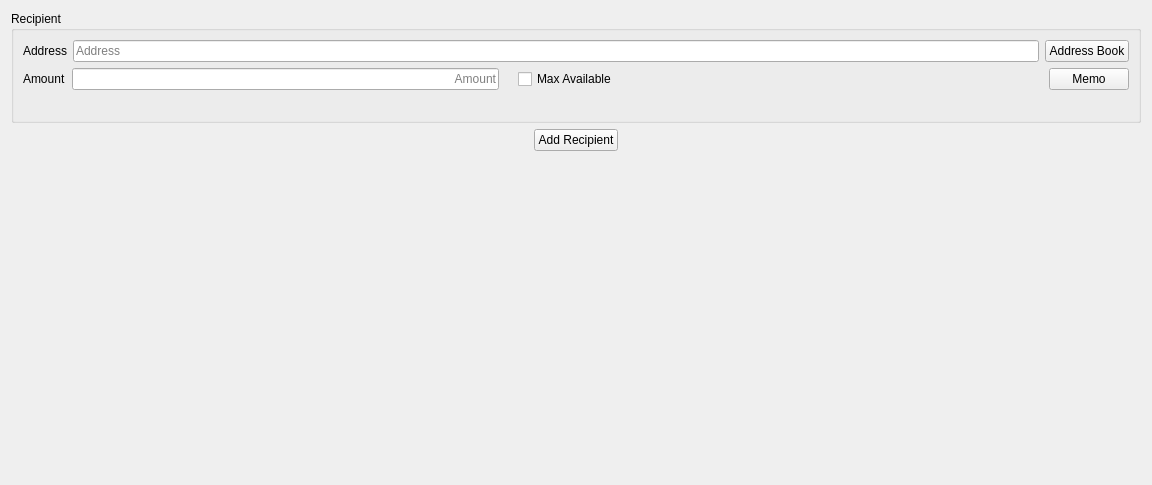
             <widget class="QWidget" name="sendToWidgets">
              <property name="geometry">
               <rect>
                <x>0</x>
                <y>0</y>
                <width>1152</width>
                <height>485</height>
               </rect>
              </property>
              <layout class="QVBoxLayout" name="sendToLayout">
               <item>
                <widget class="QGroupBox" name="verticalGroupBox">
                 <property name="title">
                  <string>Recipient</string>
                 </property>
                 <layout class="QVBoxLayout" name="sendAddressLayout">
                  <item>
                   <layout class="QHBoxLayout" name="horizontalLayout_12">
                    <item>
                     <widget class="QLabel" name="label_4">
                      <property name="text">
                       <string>Address</string>
                      </property>
                     </widget>
                    </item>
                    <item>
                     <widget class="QLineEdit" name="Address1">
                      <property name="placeholderText">
                       <string>Address</string>
                      </property>
                     </widget>
                    </item>
                    <item>
                     <widget class="QPushButton" name="AddressBook1">
                      <property name="text">
                       <string>Address Book</string>
                      </property>
                     </widget>
                    </item>
                   </layout>
                  </item>
                  <item>
                   <layout class="QHBoxLayout" name="horizontalLayout_13">
                    <item>
                     <widget class="QLabel" name="label_6">
                      <property name="text">
                       <string>Amount</string>
                      </property>
                     </widget>
                    </item>
                    <item>
                     <widget class="QLineEdit" name="Amount1">
                      <property name="baseSize">
                       <size>
                        <width>200</width>
                        <height>0</height>
                       </size>
                      </property>
                      <property name="alignment">
                       <set>Qt::AlignRight|Qt::AlignTrailing|Qt::AlignVCenter</set>
                      </property>
                      <property name="placeholderText">
                       <string>Amount</string>
                      </property>
                     </widget>
                    </item>
                    <item>
                     <widget class="QLabel" name="AmtUSD1">
                      <property name="text">
                       <string/>
                      </property>
                     </widget>
                    </item>
                    <item>
                     <widget class="QCheckBox" name="Max1">
                      <property name="text">
                       <string>Max Available</string>
                      </property>
                     </widget>
                    </item>
                    <item>
                     <spacer name="horizontalSpacer_4">
                      <property name="orientation">
                       <enum>Qt::Horizontal</enum>
                      </property>
                      <property name="sizeHint" stdset="0">
                       <size>
                        <width>40</width>
                        <height>20</height>
                       </size>
                      </property>
                     </spacer>
                    </item>
                    <item>
                     <widget class="QPushButton" name="MemoBtn1">
                      <property name="enabled">
                       <bool>true</bool>
                      </property>
                      <property name="toolTip">
                       <string/>
                      </property>
                      <property name="text">
                       <string>Memo</string>
                      </property>
                     </widget>
                    </item>
                   </layout>
                  </item>
                  <item>
                   <widget class="QLabel" name="MemoTxt1">
                    <property name="font">
                     <font>
                      <pointsize>10</pointsize>
                     </font>
                    </property>
                    <property name="text">
                     <string/>
                    </property>
                    <property name="wordWrap">
                     <bool>true</bool>
                    </property>
                   </widget>
                  </item>
                 </layout>
                </widget>
               </item>
               <item>
                <layout class="QHBoxLayout" name="horizontalLayout_7">
                 <item>
                  <spacer name="horizontalSpacer_2">
                   <property name="orientation">
                    <enum>Qt::Horizontal</enum>
                   </property>
                   <property name="sizeHint" stdset="0">
                    <size>
                     <width>40</width>
                     <height>20</height>
                    </size>
                   </property>
                  </spacer>
                 </item>
                 <item>
                  <widget class="QPushButton" name="addAddressButton">
                   <property name="baseSize">
                    <size>
                     <width>200</width>
                     <height>0</height>
                    </size>
                   </property>
                   <property name="text">
                    <string>Add Recipient</string>
                   </property>
                  </widget>
                 </item>
                 <item>
                  <spacer name="horizontalSpacer_3">
                   <property name="orientation">
                    <enum>Qt::Horizontal</enum>
                   </property>
                   <property name="sizeHint" stdset="0">
                    <size>
                     <width>40</width>
                     <height>20</height>
                    </size>
                   </property>
                  </spacer>
                 </item>
                </layout>
               </item>
               <item>
                <spacer name="verticalSpacer_2">
                 <property name="orientation">
                  <enum>Qt::Vertical</enum>
                 </property>
                 <property name="sizeHint" stdset="0">
                  <size>
                   <width>20</width>
                   <height>40</height>
                  </size>
                 </property>
                </spacer>
               </item>
              </layout>
             </widget>
